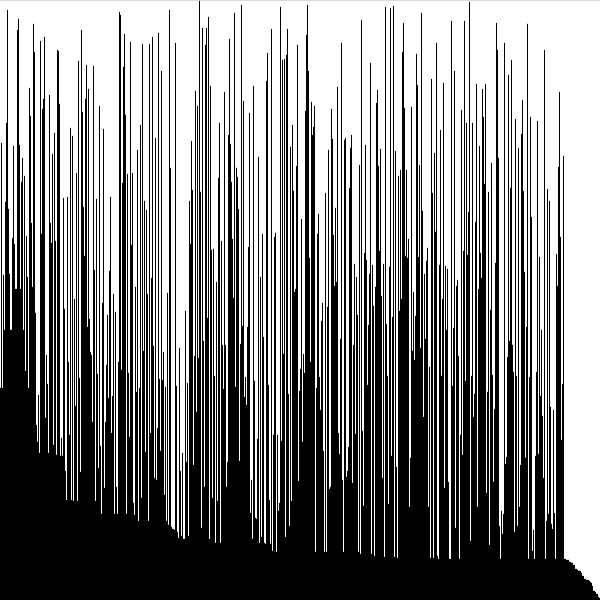
Frame 1 (no input)
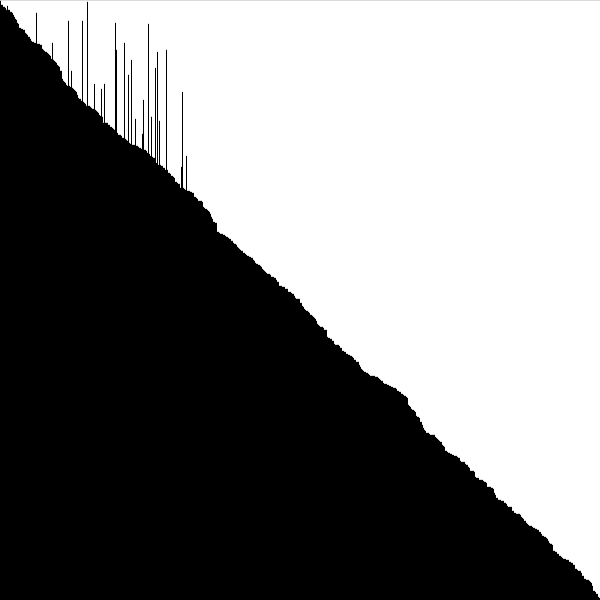
Frame 60 (the mouse pressed at the canvas centre just before this capture)
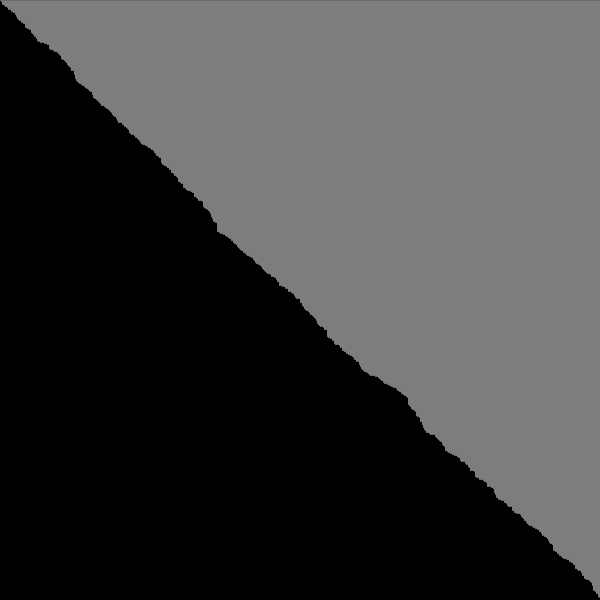
Frame 120 (the mouse held since frame 60 and released just before this capture)

The Processing sketch that drew these frames (run headless with seeded random() and noise(); from frame 60 on, the mouse is pressed at the canvas centre):

// Processing sketch: Log_de_tri_date_5_10_22
// ── Log_de_tri_date_5_10_22.pde
int tabl[];
boolean fini = false;

void setup() {
  stroke(255);
  size(600, 600);
  frameRate(600);

  tabl = new int [600];

  for (int i=0; i<600; i++) {
    tabl[i] = int(random(0, 600));
  }

  thread("Tri");
}

int posD = 0;

void draw() {
  background(0);

  if (fini) {
    stroke(125);
  } else stroke(255);

  for (int i=0; i<600; i++) {
    line(i, 0, i, tabl[i]);
  }
}

void Tri() {
  while (!fini) {
    for (int i=0; i<100; i++) {
      //Tri1();      
      Tri2();
    }

    delay(1);
  }
}

void Tri1() {
  int pos1 = int(random(0, 599));
  int pos2 = int(random(pos1, 600));

  if (tabl[pos1] > tabl[pos2]) {
    int trans = tabl[pos1];
    tabl[pos1] = tabl[pos2];
    tabl[pos2] = trans;
  }
}

int count = 0;

void Tri2() {
  if (tabl[posD] > tabl[posD + 1]) {
    int trans = tabl[posD];
    tabl[posD] = tabl[posD+1];
    tabl[posD+1] = trans;
    count = 0;
  }

  posD++;
  count++;
  if (count >= 600) fini = true;

  if (posD >= 599) {
    posD = 0;
  }
}
